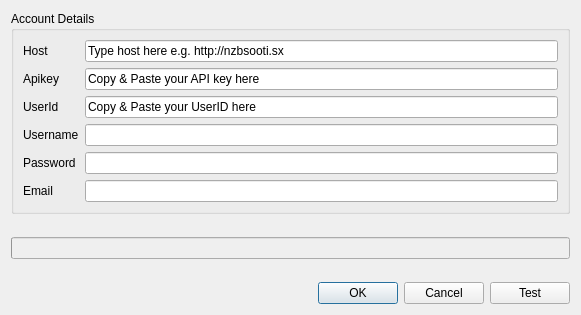
<?xml version="1.0" encoding="UTF-8"?>
<ui version="4.0">
 <class>Newznab</class>
 <widget class="QDialog" name="Newznab">
  <property name="geometry">
   <rect>
    <x>0</x>
    <y>0</y>
    <width>581</width>
    <height>315</height>
   </rect>
  </property>
  <property name="windowTitle">
   <string>Newznab Account</string>
  </property>
  <layout class="QGridLayout" name="gridLayout_2">
   <item row="2" column="0">
    <layout class="QHBoxLayout" name="horizontalLayout">
     <item>
      <spacer name="horizontalSpacer">
       <property name="orientation">
        <enum>Qt::Horizontal</enum>
       </property>
       <property name="sizeHint" stdset="0">
        <size>
         <width>40</width>
         <height>20</height>
        </size>
       </property>
      </spacer>
     </item>
     <item>
      <widget class="QPushButton" name="btnAccept">
       <property name="text">
        <string>OK</string>
       </property>
      </widget>
     </item>
     <item>
      <widget class="QPushButton" name="btnCancel">
       <property name="text">
        <string>Cancel</string>
       </property>
      </widget>
     </item>
     <item>
      <widget class="QPushButton" name="btnTest">
       <property name="text">
        <string>Test</string>
       </property>
      </widget>
     </item>
    </layout>
   </item>
   <item row="1" column="0">
    <widget class="QWidget" name="widget" native="true">
     <property name="minimumSize">
      <size>
       <width>0</width>
       <height>16</height>
      </size>
     </property>
     <layout class="QHBoxLayout" name="horizontalLayout_2">
      <property name="margin">
       <number>0</number>
      </property>
      <item>
       <widget class="QProgressBar" name="progressBar">
        <property name="enabled">
         <bool>false</bool>
        </property>
        <property name="sizePolicy">
         <sizepolicy hsizetype="Expanding" vsizetype="Fixed">
          <horstretch>0</horstretch>
          <verstretch>0</verstretch>
         </sizepolicy>
        </property>
        <property name="minimumSize">
         <size>
          <width>0</width>
          <height>0</height>
         </size>
        </property>
        <property name="maximumSize">
         <size>
          <width>16777215</width>
          <height>16777215</height>
         </size>
        </property>
        <property name="value">
         <number>0</number>
        </property>
        <property name="textVisible">
         <bool>false</bool>
        </property>
        <property name="format">
         <string/>
        </property>
       </widget>
      </item>
     </layout>
    </widget>
   </item>
   <item row="0" column="0">
    <widget class="QGroupBox" name="groupBox">
     <property name="title">
      <string>Account Details</string>
     </property>
     <layout class="QVBoxLayout" name="verticalLayout">
      <item>
       <layout class="QGridLayout" name="gridLayout">
        <item row="3" column="2">
         <widget class="QLineEdit" name="editUsername">
          <property name="enabled">
           <bool>true</bool>
          </property>
          <property name="readOnly">
           <bool>true</bool>
          </property>
         </widget>
        </item>
        <item row="0" column="0">
         <widget class="QLabel" name="label">
          <property name="text">
           <string>Host</string>
          </property>
         </widget>
        </item>
        <item row="0" column="2">
         <widget class="QLineEdit" name="editHost">
          <property name="text">
           <string>Type host here e.g. http://nzbsooti.sx</string>
          </property>
         </widget>
        </item>
        <item row="1" column="0">
         <widget class="QLabel" name="label_2">
          <property name="toolTip">
           <string>&lt;!DOCTYPE HTML PUBLIC &quot;-//W3C//DTD HTML 4.0//EN&quot; &quot;http://www.w3.org/TR/REC-html40/strict.dtd&quot;&gt;
&lt;html&gt;&lt;head&gt;&lt;meta name=&quot;qrichtext&quot; content=&quot;1&quot; /&gt;&lt;style type=&quot;text/css&quot;&gt;
p, li { white-space: pre-wrap; }
&lt;/style&gt;&lt;/head&gt;&lt;body style=&quot; font-family:'Sans Serif'; font-size:8pt; font-weight:400; font-style:normal;&quot;&gt;
&lt;p style=&quot; margin-top:0px; margin-bottom:0px; margin-left:0px; margin-right:0px; -qt-block-indent:0; text-indent:0px;&quot;&gt;Look for the key in your user profile. It looks something like&lt;/p&gt;
&lt;p style=&quot; margin-top:0px; margin-bottom:0px; margin-left:0px; margin-right:0px; -qt-block-indent:0; text-indent:0px;&quot;&gt;&lt;span style=&quot; font-weight:600;&quot;&gt;&quot;123412341234e03880fb1234eee1234&quot;&lt;/span&gt;&lt;/p&gt;&lt;/body&gt;&lt;/html&gt;</string>
          </property>
          <property name="text">
           <string>Apikey</string>
          </property>
         </widget>
        </item>
        <item row="1" column="2">
         <widget class="QLineEdit" name="editKey">
          <property name="toolTip">
           <string>&lt;!DOCTYPE HTML PUBLIC &quot;-//W3C//DTD HTML 4.0//EN&quot; &quot;http://www.w3.org/TR/REC-html40/strict.dtd&quot;&gt;
&lt;html&gt;&lt;head&gt;&lt;meta name=&quot;qrichtext&quot; content=&quot;1&quot; /&gt;&lt;style type=&quot;text/css&quot;&gt;
p, li { white-space: pre-wrap; }
&lt;/style&gt;&lt;/head&gt;&lt;body style=&quot; font-family:'MS Shell Dlg 2'; font-size:8.25pt; font-weight:400; font-style:normal;&quot;&gt;
&lt;p style=&quot; margin-top:0px; margin-bottom:0px; margin-left:0px; margin-right:0px; -qt-block-indent:0; text-indent:0px;&quot;&gt;&lt;span style=&quot; font-family:'Sans Serif'; font-size:8pt;&quot;&gt;Look for the key in your user profile. It looks something like&lt;/span&gt;&lt;/p&gt;
&lt;p style=&quot; margin-top:0px; margin-bottom:0px; margin-left:0px; margin-right:0px; -qt-block-indent:0; text-indent:0px;&quot;&gt;&lt;span style=&quot; font-family:'Sans Serif'; font-size:8pt; font-weight:600;&quot;&gt;&quot;123412341234e03880fb1234eee1234&quot;&lt;/span&gt;&lt;/p&gt;&lt;/body&gt;&lt;/html&gt;</string>
          </property>
          <property name="text">
           <string>Copy &amp; Paste your API key here</string>
          </property>
         </widget>
        </item>
        <item row="3" column="0">
         <widget class="QLabel" name="lblUsername">
          <property name="toolTip">
           <string>&lt;!DOCTYPE HTML PUBLIC &quot;-//W3C//DTD HTML 4.0//EN&quot; &quot;http://www.w3.org/TR/REC-html40/strict.dtd&quot;&gt;
&lt;html&gt;&lt;head&gt;&lt;meta name=&quot;qrichtext&quot; content=&quot;1&quot; /&gt;&lt;style type=&quot;text/css&quot;&gt;
p, li { white-space: pre-wrap; }
&lt;/style&gt;&lt;/head&gt;&lt;body style=&quot; font-family:'Sans Serif'; font-size:8pt; font-weight:400; font-style:normal;&quot;&gt;
&lt;p style=&quot; margin-top:0px; margin-bottom:0px; margin-left:0px; margin-right:0px; -qt-block-indent:0; text-indent:0px;&quot;&gt;Look for the key in your user profile. It looks something like&lt;/p&gt;
&lt;p style=&quot; margin-top:0px; margin-bottom:0px; margin-left:0px; margin-right:0px; -qt-block-indent:0; text-indent:0px;&quot;&gt;&lt;span style=&quot; font-weight:600;&quot;&gt;&quot;123412341234e03880fb1234eee1234&quot;&lt;/span&gt;&lt;/p&gt;&lt;/body&gt;&lt;/html&gt;</string>
          </property>
          <property name="text">
           <string>Username</string>
          </property>
         </widget>
        </item>
        <item row="2" column="0">
         <widget class="QLabel" name="lblUserId">
          <property name="text">
           <string>UserId</string>
          </property>
         </widget>
        </item>
        <item row="4" column="0">
         <widget class="QLabel" name="lblPassword">
          <property name="toolTip">
           <string>&lt;!DOCTYPE HTML PUBLIC &quot;-//W3C//DTD HTML 4.0//EN&quot; &quot;http://www.w3.org/TR/REC-html40/strict.dtd&quot;&gt;
&lt;html&gt;&lt;head&gt;&lt;meta name=&quot;qrichtext&quot; content=&quot;1&quot; /&gt;&lt;style type=&quot;text/css&quot;&gt;
p, li { white-space: pre-wrap; }
&lt;/style&gt;&lt;/head&gt;&lt;body style=&quot; font-family:'Sans Serif'; font-size:8pt; font-weight:400; font-style:normal;&quot;&gt;
&lt;p style=&quot; margin-top:0px; margin-bottom:0px; margin-left:0px; margin-right:0px; -qt-block-indent:0; text-indent:0px;&quot;&gt;Look for the key in your user profile. It looks something like&lt;/p&gt;
&lt;p style=&quot; margin-top:0px; margin-bottom:0px; margin-left:0px; margin-right:0px; -qt-block-indent:0; text-indent:0px;&quot;&gt;&lt;span style=&quot; font-weight:600;&quot;&gt;&quot;123412341234e03880fb1234eee1234&quot;&lt;/span&gt;&lt;/p&gt;&lt;/body&gt;&lt;/html&gt;</string>
          </property>
          <property name="text">
           <string>Password</string>
          </property>
         </widget>
        </item>
        <item row="4" column="2">
         <widget class="QLineEdit" name="editPassword">
          <property name="enabled">
           <bool>true</bool>
          </property>
          <property name="readOnly">
           <bool>true</bool>
          </property>
         </widget>
        </item>
        <item row="5" column="0">
         <widget class="QLabel" name="lblEmail">
          <property name="toolTip">
           <string>&lt;!DOCTYPE HTML PUBLIC &quot;-//W3C//DTD HTML 4.0//EN&quot; &quot;http://www.w3.org/TR/REC-html40/strict.dtd&quot;&gt;
&lt;html&gt;&lt;head&gt;&lt;meta name=&quot;qrichtext&quot; content=&quot;1&quot; /&gt;&lt;style type=&quot;text/css&quot;&gt;
p, li { white-space: pre-wrap; }
&lt;/style&gt;&lt;/head&gt;&lt;body style=&quot; font-family:'Sans Serif'; font-size:8pt; font-weight:400; font-style:normal;&quot;&gt;
&lt;p style=&quot; margin-top:0px; margin-bottom:0px; margin-left:0px; margin-right:0px; -qt-block-indent:0; text-indent:0px;&quot;&gt;Look for the key in your user profile. It looks something like&lt;/p&gt;
&lt;p style=&quot; margin-top:0px; margin-bottom:0px; margin-left:0px; margin-right:0px; -qt-block-indent:0; text-indent:0px;&quot;&gt;&lt;span style=&quot; font-weight:600;&quot;&gt;&quot;123412341234e03880fb1234eee1234&quot;&lt;/span&gt;&lt;/p&gt;&lt;/body&gt;&lt;/html&gt;</string>
          </property>
          <property name="text">
           <string>Email</string>
          </property>
         </widget>
        </item>
        <item row="5" column="2">
         <widget class="QLineEdit" name="editEmail">
          <property name="enabled">
           <bool>true</bool>
          </property>
          <property name="readOnly">
           <bool>true</bool>
          </property>
         </widget>
        </item>
        <item row="2" column="2">
         <widget class="QLineEdit" name="editUserId">
          <property name="text">
           <string>Copy &amp; Paste your UserID here</string>
          </property>
         </widget>
        </item>
       </layout>
      </item>
     </layout>
    </widget>
   </item>
  </layout>
 </widget>
 <tabstops>
  <tabstop>editHost</tabstop>
  <tabstop>editKey</tabstop>
  <tabstop>editUserId</tabstop>
  <tabstop>editUsername</tabstop>
  <tabstop>editPassword</tabstop>
  <tabstop>editEmail</tabstop>
  <tabstop>btnAccept</tabstop>
  <tabstop>btnCancel</tabstop>
  <tabstop>btnTest</tabstop>
 </tabstops>
 <resources/>
 <connections/>
</ui>
